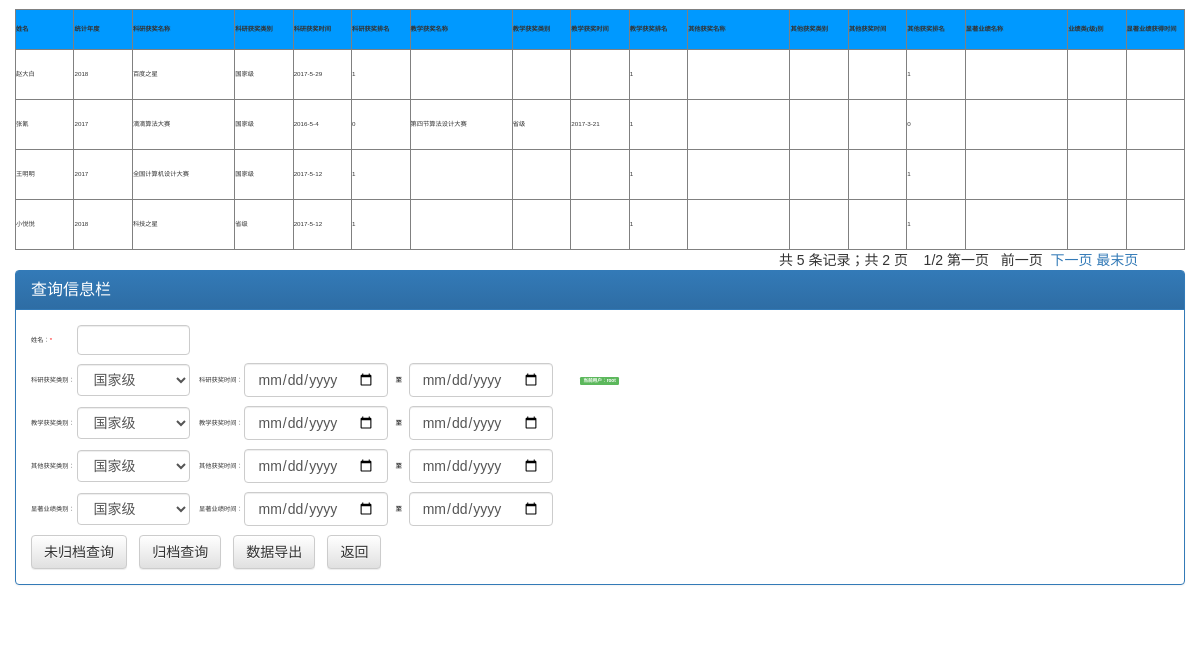
/teacherinfo/searchRecord.php (signed in), run on the app's committed database.
### tables this page shows
CREATE TABLE `teacherinfo` (
  `name` varchar(10) NOT NULL,
  `year` varchar(20) DEFAULT NULL,
  `science_name` varchar(100) DEFAULT NULL,
  `science_class` varchar(100) DEFAULT NULL,
  `science_time` varchar(20) DEFAULT NULL,
  `science_rank` int(20) NOT NULL DEFAULT '0',
  `teach_name` varchar(100) DEFAULT NULL,
  `teach_class` varchar(100) DEFAULT NULL,
  `teach_time` varchar(20) DEFAULT NULL,
  `teach_rank` int(20) NOT NULL DEFAULT '0',
  `other_name` varchar(100) DEFAULT NULL,
  `other_class` varchar(100) DEFAULT NULL,
  `other_time` varchar(20) DEFAULT NULL,
  `other_rank` int(20) NOT NULL DEFAULT '0',
  `famous_name` varchar(100) DEFAULT NULL,
  `famous_class` varchar(100) DEFAULT NULL,
  `famous_time` varchar(20) DEFAULT NULL,
  `time` varchar(50) NOT NULL,
  `id` int(11) NOT NULL
);

### common/strap.php (called while the page is built, shortened)
<?php
     include_once "strap_css.php";
?>

### teacherinfo/searchRecord.php (the view, shortened to what this page needs)
<!DOCTYPE html>
<head>
    <?php
    include_once "../common/strap.php";
    include_once "../common/conn.php";
    if (empty($_SESSION['username']))
    {
        echo"<script type="."\""."text/javascript"."\"".">"."window.location="."\""."../index.php"."\""."</script>";
    }
    else
    {
        $username = $_SESSION['username'];
    }
    ?>
    <?php
        $Page_size=4;
        $sql_count = "SELECT * FROM teacherinfo";
        $stmt = $pdo->query($sql_count);
        $count = $stmt->rowCount();
        $page_count = ceil($count/$Page_size);
        $pages=$page_count;
        if(empty($_GET['page'])||$_GET['page']<0){
            $page=1;
        }else {
            $page=$_GET['page'];
        }
        $offset=$Page_size*($page-1);
    ?>
    <link rel="stylesheet" href="../assets/jquery-ui.min.css">
    <link rel="stylesheet" href="assets/style.css">
</head>
<body>
    <br>
    <?php
        echo "<div id='accort' class='table-responsive table2excel' data-tableName='Test Table 1'>";
            echo "<table width='100%' cellspacing='0'  cellpadding='0' border='1' style='width:100%;table-layout:fixed'>";
            echo "<tr height='40px' bgcolor='#0099FF'>
                  <th style='width:5%;table-layout:fixed'>姓名</th>
                  <th style='width:5%;table-layout:fixed'>统计年度</th>
                  <th colspan='2'>科研获奖名称</th>
                  <th style='width:5%;table-layout:fixed'>科研获奖类别</th>
                  <th style='width:5%;table-layout:fixed'>科研获奖时间</th>
                  <th style='width:5%;table-layout:fixed'>科研获奖排名</th>
                  <th colspan='2'>教学获奖名称</th>
                  <th style='width:5%;table-layout:fixed'>教学获奖类别</th>
                  <th style='width:5%;table-layout:fixed'>教学获奖时间</th>
                  <th style='width:5%;table-layout:fixed'>教学获奖排名</th>
                  <th colspan='2'>其他获奖名称</th>
                  <th style='width:5%;table-layout:fixed'>其他获奖类别</th>
                  <th style='width:5%;table-layout:fixed'>其他获奖时间</th>
                  <th style='width:5%;table-layout:fixed'>其他获奖排名</th>
                  <th colspan='2'>显著业绩名称</th>
                  <th style='width:5%;table-layout:fixed'>业绩类(级)别</th>
                  <th style='width:5%;table-layout:fixed'>显著业绩获得时间</th>
                  </tr>";
            $sql = "SELECT `name`, `year`, `science_name`, `science_class`, `science_time`, `science_rank`, `teach_name`, `teach_class`, `teach_time`, `teach_rank`, `other_name`, `other_class`, `other_time`, `other_rank`, `famous_name`, `famous_class`, `famous_time` FROM `teacherinfo` order by `time` limit $offset,$Page_size";
            foreach ($pdo->query($sql) as $row){
                 echo "<tr height='50px'>";
                 echo "<td>{$row['name']}</td>";
                 echo "<td>{$row['year']}</td>";
                 echo "<td colspan='2'>{$row['science_name']}</td>";
                 echo "<td>{$row['science_class']}</td>";
                 echo "<td>{$row['science_time']}</td>";
                 echo "<td>{$row['science_rank']}</td>";
                 echo "<td colspan='2'>{$row['teach_name']}</td>";
                 echo "<td>{$row['teach_class']}</td>";
                 echo "<td>{$row['teach_time']}</td>";
                 echo "<td>{$row['teach_rank']}</td>";
                 echo "<td colspan='2'>{$row['other_name']}</td>";
                 echo "<td>{$row['other_class']}</td>";
                 echo "<td>{$row['other_time']}</td>";
                 echo "<td>{$row['other_rank']}</td>";
                 echo "<td colspan='2'>{$row['famous_name']}</td>";
                 echo "<td>{$row['famous_class']}</td>";
                 echo "<td>{$row['famous_time']}</td>";
                 echo "</tr>";
            }
            echo "</table>";
        echo "</div>";
        echo '<div class="page" align="right"  style="font-size:14px">';
        $countpages = "共 " . $count . " 条记录；" . "共 " . $pages . " 页";
        echo $countpages,"&nbsp;&nbsp;&nbsp;&nbsp;";
            echo "<span id='pagenumber'>$page/$pages</span> ";
                if($page!=1){
                    echo "<a href='searchRecord.php?page=1'>第一页</a>&nbsp;";
                    echo "<a href='searchRecord.php?page=".($page-1)."'>前一页</a>&nbsp;";
                }else {
                    echo "第一页 &nbsp;&nbsp;";
                    echo "前一页&nbsp;&nbsp;";
                }
                if($page!=$pages){
                    echo "<a href='searchRecord.php?page=".($page+1)."'>下一页</a>&nbsp;";
                    echo "<a href='searchRecord.php?page=".($pages)."'>最末页</a>&nbsp;";
                }else {
                    echo "下一页 ";
                    echo "最末页";
                }
            echo '</div>';
     ?>
     <div class="page" width="100%">
    <form id="iterInfo" name="iterInfo" method="post" action="datasorce.php" class="form-inline" role="form" enctype="multipart/form-data">
        <div class="panel panel-primary" width="100%">
            <div class="panel-heading">
                <h3 class="panel-title">
                    查询信息栏
                </h3>
            </div>
            <div class="panel-body">
                姓名：<font color='#FF0000'>*</font>&nbsp;&nbsp;&nbsp;&nbsp;&nbsp;&nbsp;&nbsp;&nbsp;&nbsp;&nbsp;&nbsp;&nbsp;&nbsp;
                <input type="text" id='teacher_name' class="form-control" style="width:10%;height:25%;" name='teacher_name'/>
                <br><br>
                科研获奖类别：
                <select style='width:10%;height:25%;' class='form-control' name='science_class'
                        type='text' id='science_class'>
                    <option value='国家级' selected="selected">国家级</option>
                </select>
                &nbsp;&nbsp;&nbsp;&nbsp;科研获奖时间：
                <input id='date1' class="form-control" name='date1' type="date" width="50px"/>
                <label>至</label>
                <input id='date2' class="form-control" name='date2' type="date" width="50px"/>
                <span class='label label-success' name="username" id="username">当前用户：<?php echo $username; ?></span>
                <br><br>
                教学获奖类别：
                <select style='width:10%;height:25%;' class='form-control' name='teach_class' type='text' id='teach_class'>
                    <option value='国家级' selected="selected">国家级</option>
                </select>
                &nbsp;&nbsp;&nbsp;&nbsp;教学获奖时间：
                <input id='date3' class="form-control" name='date3' type="date" width="50px"/>
                <label>至</label>
                <input id='date4' class="form-control" name='date4' type="date" width="50px"/>
                <br><br>
                其他获奖类别：
                <select style='width:10%;height:25%;' class='form-control' name='other_class' type='text' id='other_class'>
                    <option value='国家级' selected="selected">国家级</option>
                </select>
                &nbsp;&nbsp;&nbsp;&nbsp;其他获奖时间：
                <input id='date5' class="form-control" name='date5' type="date" width="50px"/>
                <label>至</label>
                <input id='date6' class="form-control" name='date6' type="date" width="50px"/>
                <br><br>
                显著业绩类别：
                <select style='width:10%;height:25%;' class='form-control' name='famous_class' type='text' id='famous_class'>
                    <option value='国家级' selected="selected">国家级</option>
                </select>
                &nbsp;&nbsp;&nbsp;&nbsp;显著业绩时间：
                <input id='date7' class="form-control" name='date7' type="date" width="50px"/>
                <label>至</label>
                <input id='date8' class="form-control" name='date8' type="date" width="50px"/>
                <br><br>
                <input type='button' class='btn btn-default' onclick='searchData()' value='未归档查询'/>&nbsp; &nbsp;&nbsp; &nbsp;
                <input type='button' class='btn btn-default' onclick='searchData()' value='归档查询'/>&nbsp; &nbsp;&nbsp; &nbsp;
                <input type='button' class='btn btn-default' id='download' value='数据导出'/>&nbsp; &nbsp;&nbsp; &nbsp;
                <input type='button' class='btn btn-default' onclick='previouspage()' value='返回'/>&nbsp; &nbsp;&nbsp; &nbsp;
            </div>
        </div>
    </form>
    <br><br><br><br>
</div>
</body>
</html>

### common/strap_css.php (shortened to what this page needs)
<link href="/assets/bootstrap.min.css" rel="stylesheet" media="screen">
<link rel="stylesheet" href="/assets/bootstrap-theme.min.css">
<div class="container-fluid">

### assets/style.css (style rules this page uses)
body { font-family: "Trebuchet MS", "Helvetica", "Arial", "Verdana", "sans-serif"; font-size: 62.5%; }

### data on the page
teacherinfo: name "赵大白", year "2018", science_name "百度之星", science_class "国家级", science_time "2017-5-29", science_rank "1", teach_rank "1", other_rank "1"
teacherinfo: name "张氰", year "2017", science_name "滴滴算法大赛", science_class "国家级", science_time "2016-5-4", science_rank "0", teach_name "第四节算法设计大赛", teach_class "省级", teach_time "2017-3-21", teach_rank "1", other_rank "0"
teacherinfo: name "王明明", year "2017", science_name "全国计算机设计大赛", science_class "国家级", science_time "2017-5-12", science_rank "1", teach_rank "1", other_rank "1"
teacherinfo: name "小悦悦", year "2018", science_name "科技之星", science_class "省级", science_time "2017-5-12", science_rank "1", teach_rank "1", other_rank "1"

### other printed values
$countpages "共 5 条记录；共 2 页"
$page "1"
$pages "2"
